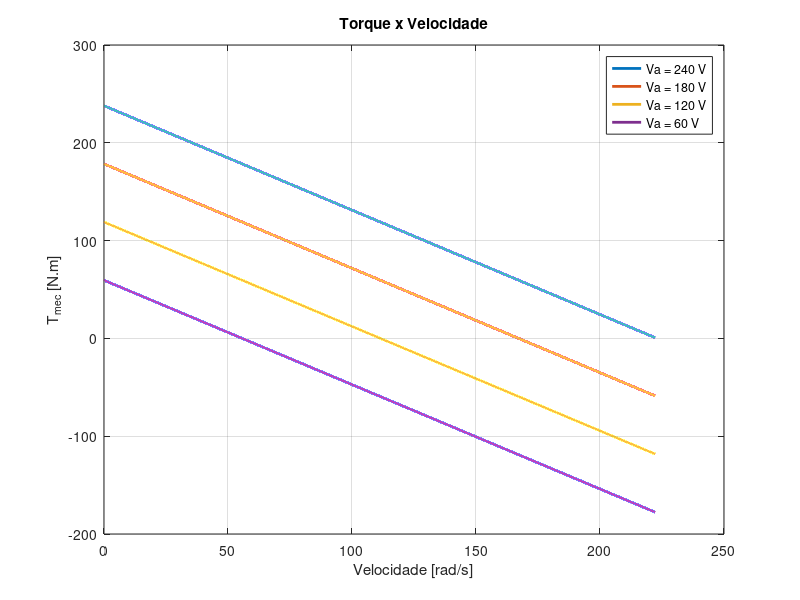

Reproduce this figure in MATLAB.
clc
clear;

% Caracteristicas do motor
% Preset Model 13
Ra = 1.086; % Resistencia de armadura
Laf = 0.6458;
If = 1.667;
B = 0.0034;
Va = 240; % Tensão de terminal
Tem = 1.8;

kphi = Laf * If % K phi nominal
w0 = (Va*kphi)/(Ra * B + kphi*kphi) % Velocidade a vazio = 222.24

Pmech = linspace(0,w0,100000); % Potência mecânica

Te = kphi*((Va-kphi*Pmech))/Ra;
plot(Pmech,Te,'LineWidth',2)

title('Torque x Velocidade')
ylabel('T_{mec} [N.m]')
xlabel('Velocidade [rad/s]')
grid on
hold on

Va2 = 240*0.75; % Tensão de terminal 75%
Te = kphi*((Va2-Pmech*kphi))/Ra;
plot(Pmech,Te,'LineWidth',2)
hold on

Va3 = 240*0.5; % Tensão de terminal 50%
Te = kphi*((Va3-Pmech*kphi))/Ra;
plot(Pmech,Te,'LineWidth',2)
hold on

Va4 = 240*0.25; % Tensão de terminal 25%
Te = kphi*((Va4-Pmech*kphi))/Ra;
plot(Pmech,Te,'LineWidth',2)

legend('Va = 240 V','Va = 180 V','Va = 120 V','Va = 60 V')
hold off